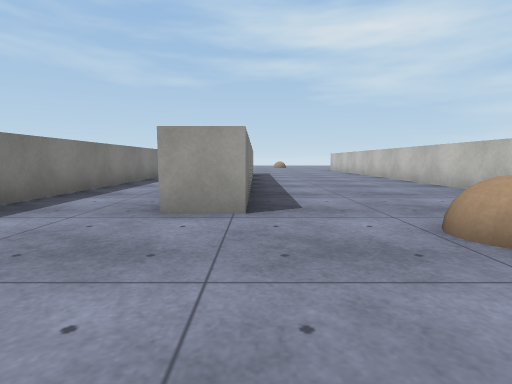
View 1 (above)

24 first-person views from a walk through a Unity game level. The camera is 0.62 m above the floor, tilts 6° down and sees 80° across. The floor is counted in squares, 1 m on a side. Each view is taken from the middle of a square. On the plan, view 1 faces up. The plan holds only what a view shows up to about 9 squares ahead; the rest is blank. The place goes on beyond the plan. Surface patterns are stand-ins for the level's own textures.

View 2
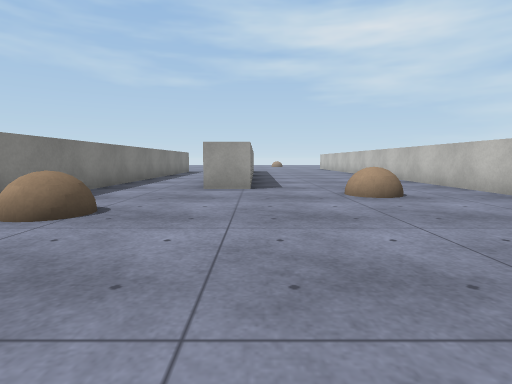

View 3
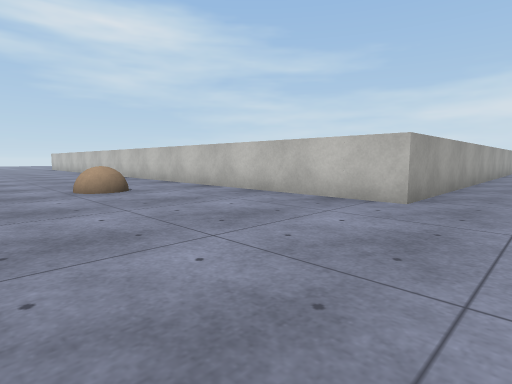

View 4
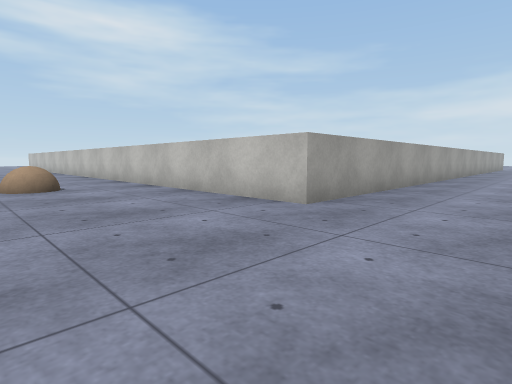

View 5
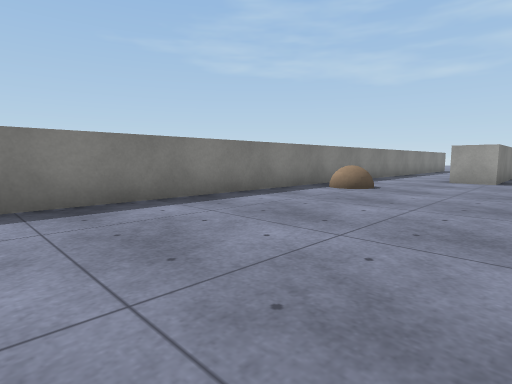

View 6
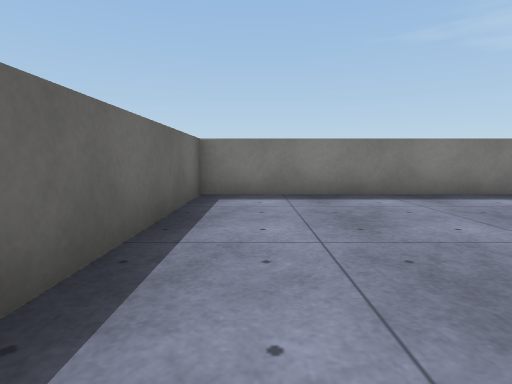

View 7
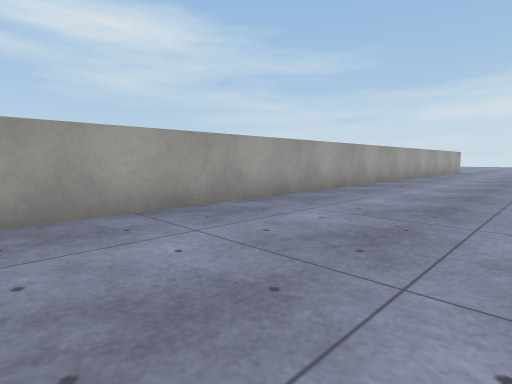

View 8
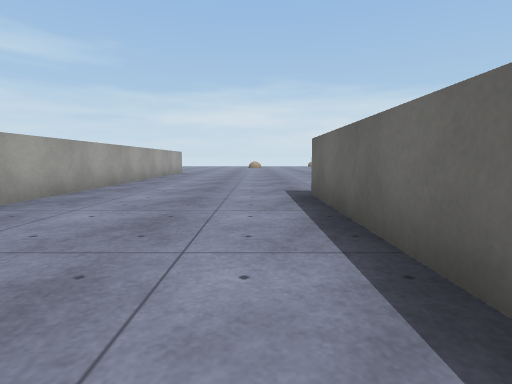

View 9
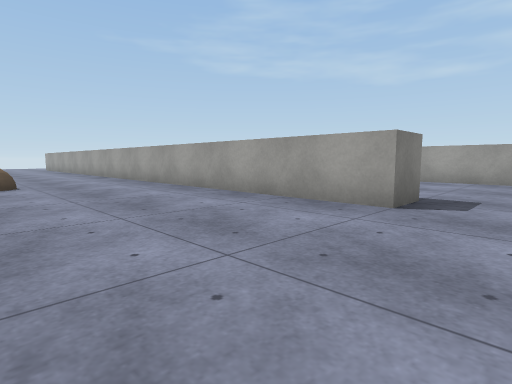

View 10
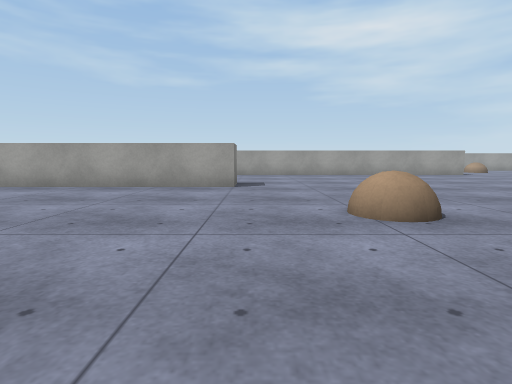

View 11
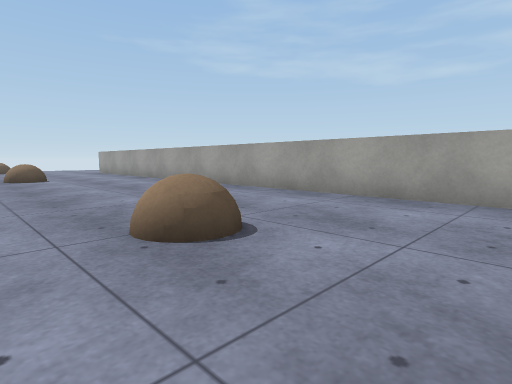

View 12
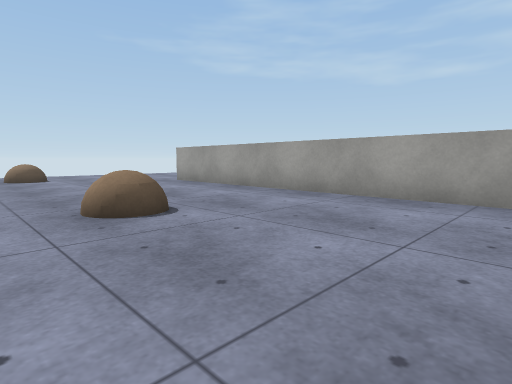

View 13
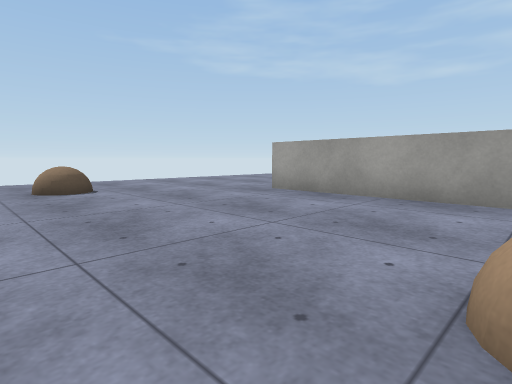

View 14
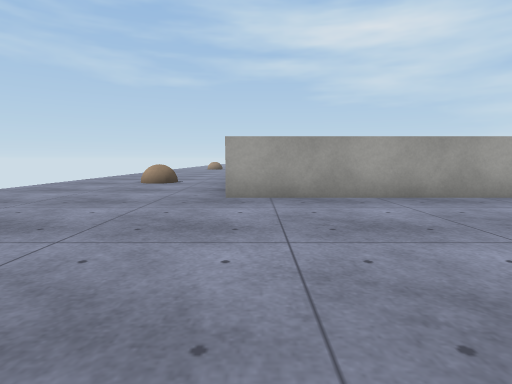

View 15
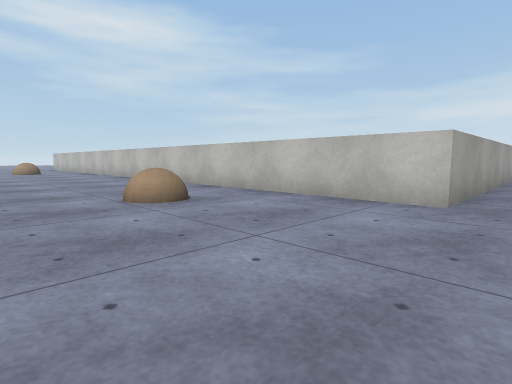

View 16
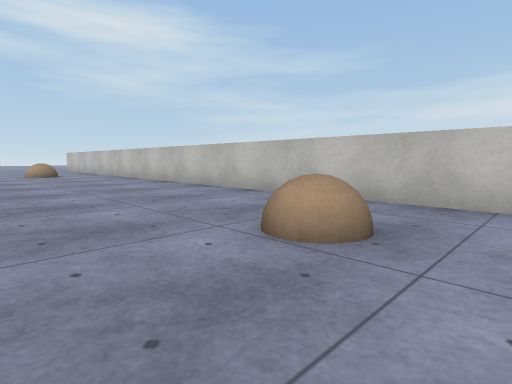

View 17
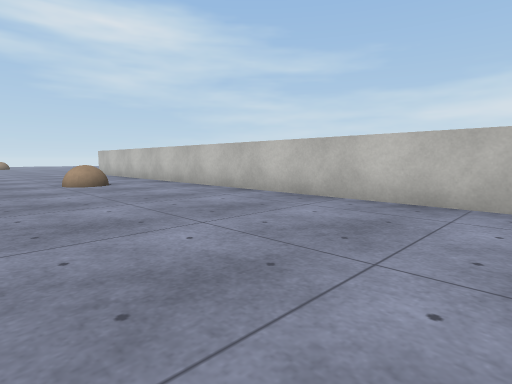

View 18
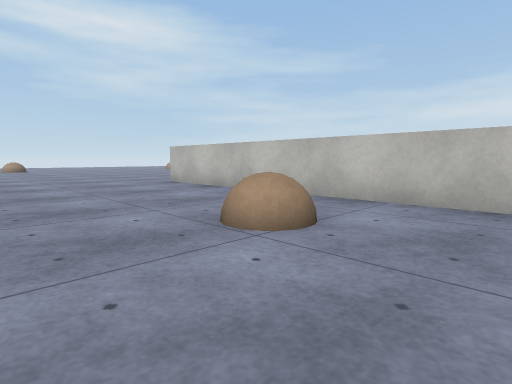

View 19
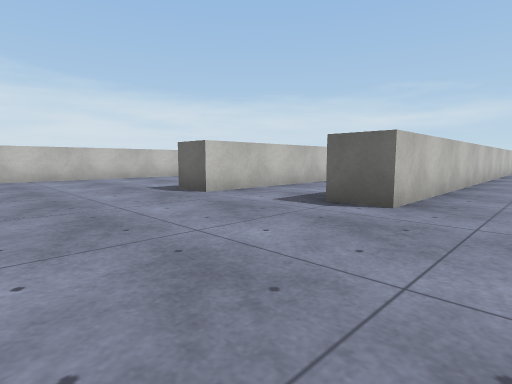

View 20
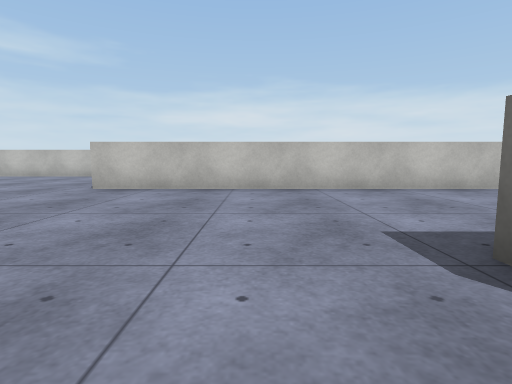

View 21
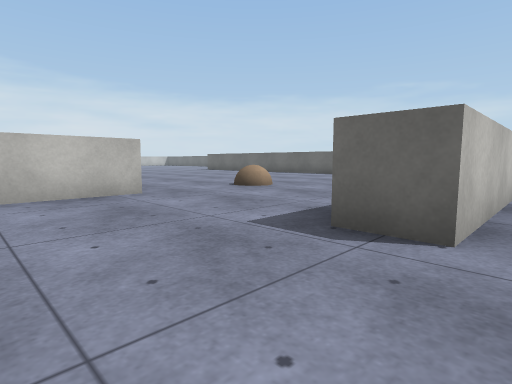

View 22
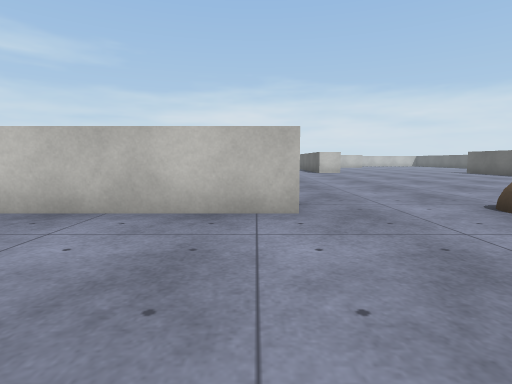

View 23
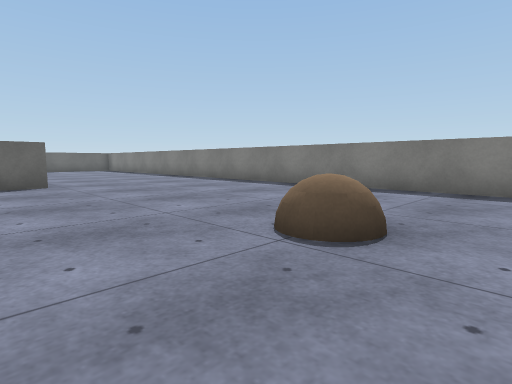

View 24
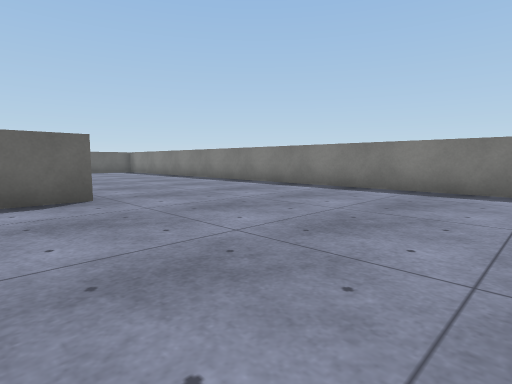

### Floor plan
Points are (right, up) in squares from view 1. A wall is a line through its corners. A room is listed if a view was taken in it or the views show most of it. See-through windows are left out.
Room 1 (views 1, 2, 3, 4, 5, 6, 7, 8, 9, 10, 11, 12, 13, 14, 15, 16, 17, 18, 19, 20)
walls: (-0.1, 7.8) (-0.1, 3.5) (-1.1, 3.5); (-1.1, 9.1) (-1.1, 13.5) (0, 13.5); (11.1, -7) (15.5, -7) (15.5, -8) (-4.5, -8) (-4.5, 13) (-3.5, 13); (-3.5, 9.1) (-3.5, -7) (0.9, -7); (19.1, -2.5) (4.5, -2.5) (4.5, 18.5)
ways out: opening at (3.3, 20) to room 2
objects: other object (-7, -12) to (-7, -11); other object (-7, -5) to (-7, -4); other object (-7, 7); other object (-2, 0) to (-2, 1); other object (0, -12) to (0, -11); other object (2, 2) to (2, 3); other object (9, -12) to (9, -11); other object (17, -12) to (18, -11)
Room 2 (views 21, 22, 23, 24)
walls: (10.4, 9) (11.6, 9); (9.5, 18.4) (9.5, 21.5); (5.5, 16.5) (5.5, 7.6); (4.5, 18.5) (5.5, 18.5)
ways out: opening at (3.3, 20) to room 1
objects: other object (9, 15) to (10, 16)

Positions as (right, up) in squares from view 1, and headings:
1: (0, 0), facing up
2: (0, -3), facing up
3: (0, -4), facing up-right
4: (1, -5), facing up-right
5: (1, -6), facing up-left
6: (2, -6), facing left
7: (7, -6), facing up-right
8: (10, -6), facing right
9: (17, -12), facing up-left
10: (16, -15), facing up
11: (11, -13), facing up-left
12: (4, -13), facing up-left
13: (0, -13), facing up-left
14: (-4, -13), facing up
15: (-9, -9), facing up-right
16: (-9, -6), facing up-right
17: (-9, -1), facing up-right
18: (-9, 5), facing up-right
19: (-6, 17), facing down-right
20: (-2, 15), facing right
21: (4, 21), facing down-right
22: (6, 19), facing right
23: (12, 17), facing down-left
24: (12, 14), facing down-left
